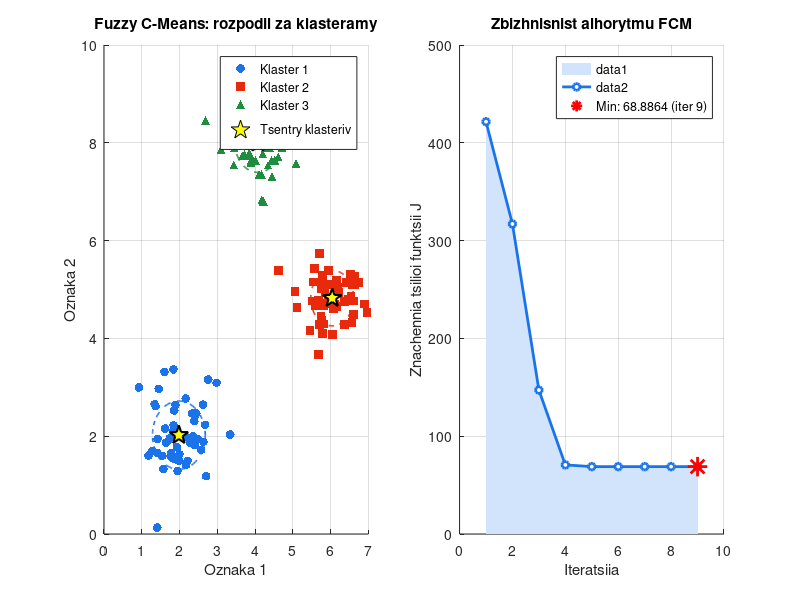

The MATLAB script that drew this image: (Note: this script raises an error after producing the figure.)
%% =====================================================================
%  Klasteryzatsiia metodamy Fuzzy C-Means (FCM)
%  =====================================================================

clc; clear; close all;

%% --- 1. Heneratsiia danykh -----------------------------------------
rng(42);

group1 = [randn(50,1)*0.5 + 2,  randn(50,1)*0.5 + 2];
group2 = [randn(50,1)*0.5 + 6,  randn(50,1)*0.5 + 5];
group3 = [randn(50,1)*0.5 + 4,  randn(50,1)*0.5 + 8];

data = [group1; group2; group3];

%% --- 2. Parametry FCM ----------------------------------------------
numClusters = 3;

fprintf('=== Zapusk FCM klasteryzatsii ===\n');
fprintf('Kilkist klasteriv : %d\n', numClusters);

%% --- 3. Vyklyk fcm() -----------------------------------------------
% BUG 1 FIXED: pidtrymka obokh variantiv syntaksysu
try
    % R2021a+ (Name-Value)
    [centers, U, objFun] = fcm(data, numClusters, ...
        'Exponent',        2.0,  ...
        'MaxNumIteration', 100,  ...
        'MinImprovement',  1e-5, ...
        'Verbose',         false);
    fprintf('Syntaksys R2021a+ (Name-Value)\n\n');
catch
    % R2020b i starshe (options-vector, 4-y element=0 vymykaye vyvid)
    options = [2.0, 100, 1e-5, 0];
    [centers, U, objFun] = fcm(data, numClusters, options);
    fprintf('Zastarii syntaksys (options-vector)\n\n');
end

%% --- 4. Zhorstkyi rozpodil klasteriv --------------------------------
% BUG 3 FIXED: yavno vkazano dim=1 dlya max
[~, clusterIdx] = max(U, [], 1);

%% --- 5. Vyvid u konsol ----------------------------------------------
fprintf('\n=== Tsentry klasteriv ===\n');
fprintf('%-10s %-14s %-14s\n', 'Klaster', 'X (oznaka 1)', 'Y (oznaka 2)');
fprintf('%s\n', repmat('-',1,38));
for k = 1:numClusters
    fprintf('%-10d %-14.4f %-14.4f\n', k, centers(k,1), centers(k,2));
end
fprintf('\nTsilova funktsiia (ostannia iteratsiia): %.6f\n', objFun(end));
fprintf('Vsioho iteratsii vykonano               : %d\n\n', numel(objFun));

%% --- 6. Hrafiky -----------------------------------------------------
colors  = {'#1a73e8','#e8290b','#1e8e3e'};
markers = {'o','s','^'};

figure('Name','FCM Rezultaty klasteryzatsii', ...
       'NumberTitle','off','Color','white', ...
       'Units','pixels','Position',[100 100 1200 500]);

% ---- 6a. Rozpodil tochok --------------------------------------------
subplot(1,2,1); hold on; grid on;

for k = 1:numClusters
    idx = (clusterIdx == k);
    scatter(data(idx,1), data(idx,2), 40, ...
            'Marker',          markers{k}, ...
            'MarkerFaceColor', colors{k},  ...
            'MarkerEdgeColor', 'none',     ...
            'DisplayName',     sprintf('Klaster %d', k));
end

scatter(centers(:,1), centers(:,2), 200, 'k', 'p', ...
        'MarkerFaceColor','yellow','MarkerEdgeColor','k', ...
        'LineWidth',1.5,'DisplayName','Tsentry klasteriv');

theta = linspace(0, 2*pi, 200);
for k = 1:numClusters
    idx = (clusterIdx == k);
    r   = mean(sqrt(sum((data(idx,:) - centers(k,:)).^2, 2)));
    plot(centers(k,1) + r*cos(theta), ...
         centers(k,2) + r*sin(theta), ...
         '--','Color',colors{k},'LineWidth',1.2,'HandleVisibility','off');
end

xlabel('Oznaka 1'); ylabel('Oznaka 2');
title('Fuzzy C-Means: rozpodil za klasteramy');
legend('Location','best','FontSize',9);
hold off;

% ---- 6b. Zbizhnisnist tsilioi funktsii ------------------------------
subplot(1,2,2); hold on; grid on;

iters = 1:numel(objFun);
area(iters, objFun, 'FaceColor','#d2e3fc','EdgeColor','none');
plot(iters, objFun, '-o', ...
     'Color','#1a73e8','LineWidth',2, ...
     'MarkerFaceColor','white', ...
     'MarkerEdgeColor','#1a73e8','MarkerSize',5);

[minVal, minIt] = min(objFun);
plot(minIt, minVal, 'r*', 'MarkerSize',14, 'LineWidth',2, ...
     'DisplayName', sprintf('Min: %.4f (iter %d)', minVal, minIt));

xlabel('Iteratsiia'); ylabel('Znachennia tsilioi funktsii J');
title('Zbizhnisnist alhorytmu FCM');
legend('Location','best','FontSize',9);
hold off;

if ~verLessThan('matlab','9.5')
    sgtitle('Klasteryzatsiia Fuzzy C-Means', ...
            'FontSize',13,'FontWeight','bold');
end
drawnow;

%% --- 7. Matrytsia nalezhnostei (pershi 10 tochok) ------------------
% BUG 2 FIXED: pryamyi fprintf zamist konkatenatsii riadkiv
fprintf('\n=== Matrytsia U (pershi 10 tochok) ===\n');
fprintf('%-8s', 'Tochka');
for k = 1:numClusters
    fprintf('  Klaster%d', k);
end
fprintf('\n%s\n', repmat('-', 1, 8 + 11*numClusters));
for i = 1:10
    fprintf('%-8d', i);
    fprintf('  %9.4f', U(:, i));
    fprintf('\n');
end

fprintf('\n=== Hotovo! ===\n');
